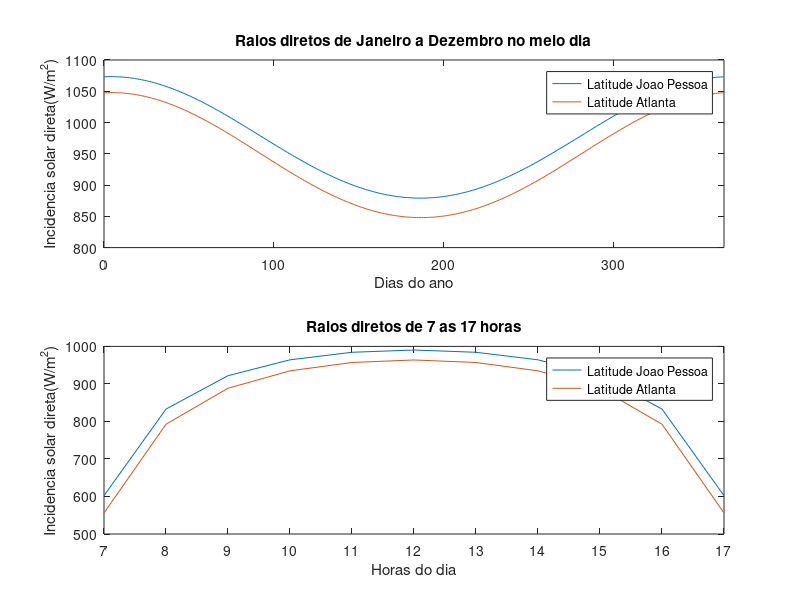

The MATLAB source for this figure:
close all
clear all


% exec 3
% Como os raios diretos variam para
% diferentes epocas do ano; como varia
% para as diferentes horas do dia ?

% INCIDENCIA SOLAR DIRETA NO PAINEL
% Todos os dias do ano
L1 = -7.11; % latitude de JP
L2 = 32.1; % latitude de Atlanta
n1 = 0:365; % dias do ano

%dia 15/10 -> 288
n2 = 288;
H = -5:5; % horas do dia, limitado

A = 1160 + 75.*sind(360/365.*(n1-275));
k = 0.174 + 0.035.*sind(360/365.*(n1-100));
beta1 = 90 - L1;
beta12 = 90 - L2;
m = 1./(sind(beta1));
m12 = 1./(sind(beta12));
Ib1 = A.*exp(-k.*m); 
Ib12 = A.*exp(-k.*m12);

A2 = 1160 + 75*sind(360/365*(n2-275));
k2 = 0.174 + 0.035*sind(360/365*(n2-100));
delta1 = 23.45*sin((360/365)*(n2-81));
beta2 = asind(cosd(L1).*cosd(delta1).*cosd(H.*15) + sind(L1).*sind(delta1));
beta21 = asind(cosd(L2).*cosd(delta1).*cosd(H.*15) + sind(L2).*sind(delta1));
m2 = 1./sind(beta2);
minV = -5;
maxV = 5;
m2 = min(max(m2, minV), maxV);
m21 = 1./sind(beta21);
Ib2 = A2.*exp(-k2.*m2); 
Ib21 = A2.*exp(-k2.*m21); 

figure(1)
subplot(2,1,1)
plot(n1, Ib1)
hold on
plot(n1, Ib12)
title('Raios diretos de Janeiro a Dezembro no meio dia')
xlabel('Dias do ano')
ylabel('Incidencia solar direta(W/m^2)')
xlim([0 365])
legend('Latitude Joao Pessoa', 'Latitude Atlanta')

subplot(2,1,2)
plot(H,Ib2)
hold on
plot(H, Ib21)
xlim([-5 5])
title('Raios diretos de 7 as 17 horas')
xlabel('Horas do dia')
ylabel('Incidencia solar direta(W/m^2)')
legend('Latitude Joao Pessoa', 'Latitude Atlanta')
set(gca,'XTick',-5:1:5)
set(gca,'XTickLabel',7:1:17)



